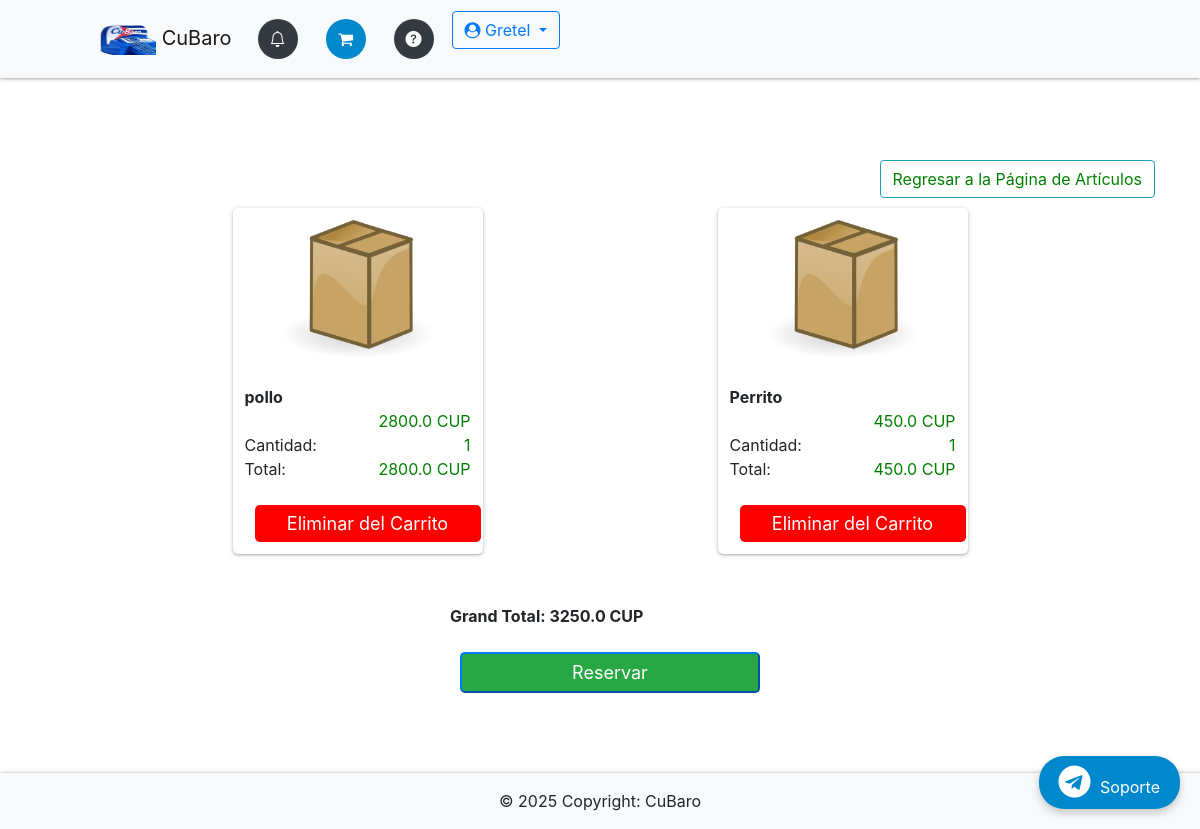
/cart (signed in), run on the app's committed database.
### app/db_models.py (models this page shows, shortened)
class User(UserMixin, db.Model):
    __tablename__ = "users"
    id = db.Column(db.Integer, primary_key=True)
    name = db.Column(db.Text, nullable=False)
    email = db.Column(db.String(50), nullable=False, unique=True)
    phone = db.Column(db.String(50), nullable=False)
    password = db.Column(db.String(250), nullable=False)
    admin = db.Column(db.Integer, nullable=False, default=0)
    email_confirmed = db.Column(db.Integer, nullable=False, default=1)
    created_by = db.Column(db.Integer, db.ForeignKey('users.id'), nullable=True)  # ID del creador
    registration_date = db.Column(db.DateTime, default=lambda: datetime.now(timezone.utc))  # Fecha de registro
    membership_expiration = db.Column(db.DateTime, nullable=True)  # Fecha de vencimiento de membresía
    membership_id = db.Column(db.Integer, db.ForeignKey('memberships.id'), nullable=False)  # Relación con membresía
    membership = db.relationship('Membership', backref='users')
    employees = db.relationship('User', backref='creator', remote_side=[id], lazy='select')  # Relación empleados
    cart = db.relationship('Cart', backref='buyer')
    orders = db.relationship("Order", backref='customer', foreign_keys="[Order.uid]")  # Relación con clave foránea especificada
    master_key = db.Column(db.String(100), unique=True)

class Item(db.Model):
    __tablename__ = "items"
    id = db.Column(db.Integer, primary_key=True)
    name = db.Column(db.String(100), nullable=False)
    price = db.Column(db.Float, nullable=False)
    category = db.Column(db.Text, nullable=False)
    image = db.Column(db.String(250), nullable=False)
    details = db.Column(db.String(250), nullable=False)
    stock_min = db.Column(db.Integer, default=0)
    costo = db.Column(db.Integer)
    stock = db.Column(db.Integer, default=0)
    created_by = db.Column(db.Integer, db.ForeignKey('users.id'), nullable=False)  # Vincular con el creador
    creator = db.relationship('User', backref='items_created')  # Relación con el usuario que creó el producto
    orders = db.relationship('Ordered_item', backref='item', lazy=True, cascade="all, delete, delete-orphan")
    in_cart = db.relationship("Cart", backref="item", lazy=True, cascade="all, delete, delete-orphan")

### app/__init__.py (the view)
@app.route("/cart")
@login_required
def cart():
	price = 0
	items = []
	quantity = []
	for cart in current_user.cart:
		items.append(cart.item)
		quantity.append(cart.quantity)
		price_id_dict = {
			"price": cart.item.price,
			"quantity": cart.quantity,
			}
		price += cart.item.price*cart.quantity
		redirect(url_for('cart'))
	return render_template('cart.html', items=items, price=price, quantity=quantity)

### app/__init__.py (called while the page is built)
@app.context_processor
def inject_now():
	return {'now': datetime.now(timezone.utc)}

@login_manager.user_loader
def load_user(user_id):
	return User.query.get(user_id)

@app.after_request
def add_no_cache_headers(response):
    response.headers["Cache-Control"] = "no-store, no-cache, must-revalidate, max-age=0"
    response.headers["Pragma"] = "no-cache"
    response.headers["Expires"] = "-1"
    return response

### app/templates/cart.html (shortened to what this page needs)
{% extends "base.html" %}
{% block content %}
	{% if not items %}
		<div class="flash-error">
			El carrito está vacio!<br>
			<a type="button" class="mb-2 btn btn-outline-info" href="{{ url_for('home') }}">Agregar Nuevos Artículos</a>
		</div>
	{% else %}
		<a class="right-item mb-2 btn btn-outline-info" href="{{ url_for('home') }}">Regresar a la Página de Artículos </a><br><br>
	{% endif %}
	<div class="items">
	{% for i in range(items|length) %}
    <div class="item">
		<div class="item-wrapper">
			<div class="img-wrapper">
				<img src="{{ items[i].image }}" class="pic">
			</div>
			<b><span class="">{{ items[i].name }}</span><br></b>
			<span class="right-item">{{ items[i].price }} CUP</span><br>
			Cantidad:
			<span class="right-item">{{ quantity[i] }}</span><br>
			Total:
			<span class="right-item">{{ quantity[i]*items[i].price }} CUP</span>
			<br><br>
			<a href="{{ url_for('remove', id=items[i].id, quantity=quantity[i]) }}">
				<button class="remove-from-cart"> Eliminar del Carrito </button>
			</a>
		</div>
	</div>
        {% endfor %}
	</div>
	{% if price %}
	<div class="check">
		<form method="POST" action="{{ url_for('fulfill_order_view') }}">
			Grand Total: {{ price }} CUP<br><br>
			<button class="bg-success btn-block btn-primary checkout" onclick="return confirm('¿Estás seguro de que deseas enviar esta orden?');"> Reservar </button>
		</form>
	</div>
	{% endif %}
{% endblock %}

### app/templates/base.html (shortened to what this page needs)
{% import "bootstrap/wtf.html" as wtf %}
<!DOCTYPE html>
<html lang="en">
<head>
  <link rel="stylesheet" href="https://maxcdn.bootstrapcdn.com/bootstrap/4.0.0/css/bootstrap.min.css"
>
  <link href="https://cdn.jsdelivr.net/gh/gitbrent/bootstrap4-toggle@3.6.1/css/bootstrap4-toggle.min.css"
    rel="stylesheet">
  <link rel="stylesheet" type="text/css" href="{{ url_for('static', filename='styles.css') }}">
  <link rel="stylesheet" href="https://cdnjs.cloudflare.com/ajax/libs/font-awesome/4.7.0/css/font-awesome.min.css">
  <link rel="stylesheet" href="https://cdnjs.cloudflare.com/ajax/libs/animate.css/4.1.1/animate.min.css" />
  <link rel="stylesheet" href="https://cdn.jsdelivr.net/npm/bootstrap-icons@1.11.3/font/bootstrap-icons.min.css">
  <link rel="stylesheet" type="text/css" href="https://cdn.datatables.net/1.11.3/css/jquery.dataTables.css">
  <link href="https://cdn.jsdelivr.net/npm/bootstrap-switch-button/css/bootstrap-switch-button.min.css"
    rel="stylesheet">
</head>
<body>
  <nav class="navbar navbar-expand-lg navbar-light bg-light fixed-top">
    <a class="navbar-brand" href="{{ url_for('home') }}" data-toggle="tooltip" title="Inicio">
      <img src="{{ url_for('static', filename='img/logoo.png') }}" height="30" width="60"> CuBaro
    </a>
    <ul class="navbar-nav d-flex flex-row">
      <div class="d-flex ml-auto justify-content-center">
        {% if not current_user.is_authenticated %}
        <a class="btn btn-outline-primary mr-2 {% if request.endpoint == 'login' %}active{% endif %}"
          href="{{ url_for('login') }}">Iniciar Sesión</a>
        <a class="btn btn-outline-primary {% if request.endpoint == 'register_admin' %}active{% endif %}"
          href="{{ url_for('register_admin') }}">Registrarse</a>
        {% else %}
        <li class="nav-item mr-2 {% if request.endpoint == 'orders' %}active{% endif %}">
          <a class="nav-link" href="{{ url_for('orders') }}" data-toggle="tooltip" title="Órdenes">
            <div class="icon-circle">
              <i class="bi bi-bell"></i>
            </div>
          </a>
        </li>
        <li class="nav-item mr-2 {% if request.endpoint == 'cart' %}active{% endif %}">
          <a class="nav-link" href="{{ url_for('cart') }}" data-toggle="tooltip" title="Carrito">
            <div class="icon-circle">
              <i class="fa fa-shopping-cart"></i>
            </div>
          </a>
        </li>
        <li class="nav-item mr-2">
          <a class="nav-link" href="{{ url_for('membership_plans') }}" data-toggle="tooltip" title="FAQ">
            <div class="icon-circle">
              <i class="bi bi-question-circle-fill"></i>
            </div>
          </a>
        </li>
        <div class="dropdown ml-auto">
          <a class="btn btn-outline-primary dropdown-toggle" href="#" id="navbarDropdown" role="button"
            data-toggle="dropdown" aria-haspopup="true" aria-expanded="false">
            <i class="fa fa-user-circle"></i> {{ current_user.name }}
          </a>
        </div>
        {% endif %}
      </div>
    </ul>
  </nav>
  <div class="container">
    <div class="main">
      {% block content %}
      {% endblock %}
      <a href="https://t.me/soporte" target="_blank" class="telegram-float">
        <i class="fa fa-telegram fa-2x"></i> Soporte
      </a>
    </div>
  </div>
  <footer class="bg-light text-center text-lg-start">
    <div class="text-center p-3">
      © {{ now.year }} Copyright:
      CuBaro
    </div>
  </footer>
</body>
</html>

### app/static/styles.css (style rules this page uses)
:root { --white: #eceff3; --primary-blue: #007bff; --dark-bg: #343a40; --error-red: #ff4c4c; --success-green: #00e676; --chart-red: #ff6384; --chart-blue: #36a2eb; --chart-purple: #cc65fe; --chart-yellow: #ffce56; --chart-green: #2ecc71; --telegram-blue: #0088cc; --telegram-hover: #3688b183; --shadow-light: rgba(0, 0, 0, 0.2); --shadow-dark: rgba(0, 0, 0, 0.19); }
body { padding-top: 80px; }
.main { padding: 10vh 0; }
.navbar { padding: 0.7rem 6rem; box-shadow: 0 1px 2px 0 var(--shadow-light), 0 1px 5px 0 var(--shadow-dark); position: fixed; top: 0; z-index: 1050; }
.navbar-nav { gap: 3px; }
.icon-circle { display: flex; align-items: center; justify-content: center; width: 40px; height: 40px; border-radius: 50%; background-color: var(--dark-bg); color: white; margin: 0 2px; transition: background-color 0.3s, color 0.3s; }
.nav-item.active .icon-circle { background-color: var(--telegram-blue); color: white; }
footer { box-shadow: 1px 0 2px 0 var(--shadow-light), 1px 0 5px 0 var(--shadow-dark); }
.items { max-width: 900px; margin: 0 auto; display: flex; justify-content: space-around; flex-wrap: wrap; gap: 70px; }
.item { width: 250px; padding: 12px; box-shadow: 0 1px 2px 0 var(--shadow-light), 0 1px 5px 0 var(--shadow-dark); border-radius: 5px; display: flex; flex-direction: column; justify-content: center; transition: box-shadow 0.3s; }
.img-wrapper { display: flex; justify-content: center; margin-bottom: 15px; position: relative; }
.pic { width: 150px; height: 150px; transition: transform 0.3s ease-in-out; cursor: pointer; }
.remove-from-cart { background-color: red; }
.add-to-cart, .remove-from-cart { width: 100%; border: none; color: white; padding: 5px; border-radius: 5px; cursor: pointer; }
.right-item { float: right; color: green; }
.check { max-width: 300px; margin: 0 auto; margin-top: 50px; font-weight: bold; }
.checkout { cursor: pointer; padding: 5px; border-radius: 5px; }
button { padding: 5px 10px; font-size: 18px; margin: 0 10px; cursor: pointer; }
.telegram-float { position: fixed; bottom: 20px; right: 20px; background-color: var(--telegram-blue); color: white; padding: 10px 20px; border-radius: 25px; text-decoration: none; box-shadow: 0 4px 8px var(--shadow-light); transition: background-color 0.3s, transform 0.3s ease; z-index: 9999; }
.telegram-float i { margin-right: 5px; }

### data on the page
User: name "Gretel"
Item: image (placeholder picture), name "pollo", price "2800.0", quantity[i]*items[i].price "2800.0"
Item: image (placeholder picture), name "Perrito", price "450.0", quantity[i]*items[i].price "450.0"

### other printed values
{{ quantity[i] }} "1" "1"
{{ price }} "3250.0"
